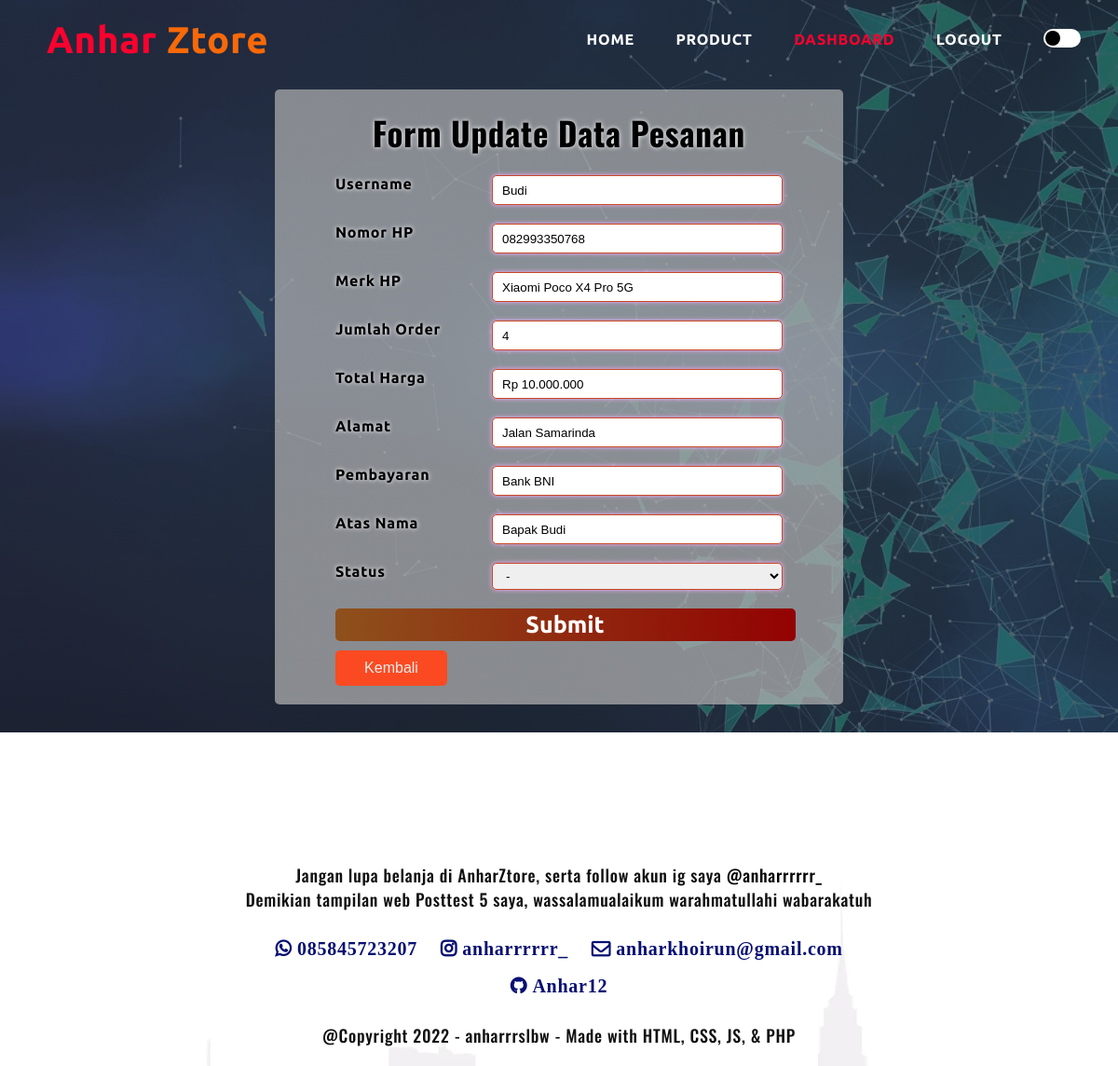
Page /pesanan/admin-edit-pesanan.php?id=6 (signed in) on the committed database.
### tables this page shows
CREATE TABLE `pesanan` (
  `id_pesanan` int(10) NOT NULL,
  `id_user` int(10) NOT NULL,
  `id_produk` int(10) NOT NULL,
  `metode_pembayaran` varchar(100) NOT NULL,
  `jumlah` int(10) NOT NULL,
  `total_harga` int(10) NOT NULL,
  `keterangan_waktu` timestamp NOT NULL DEFAULT current_timestamp() ON UPDATE current_timestamp(),
  `atas_nama` varchar(100) NOT NULL,
  `status` enum('menunggu','berhasil','gagal') NOT NULL
);

CREATE TABLE `user` (
  `id_user` int(10) NOT NULL,
  `role` enum('admin','user') NOT NULL,
  `username` varchar(100) NOT NULL,
  `password` varchar(100) NOT NULL,
  `email` varchar(100) NOT NULL,
  `no_hp` varchar(16) NOT NULL,
  `alamat` text NOT NULL
);

CREATE TABLE `produk` (
  `id_produk` int(10) NOT NULL,
  `nama` varchar(100) NOT NULL,
  `harga` int(10) NOT NULL,
  `kategori` varchar(50) NOT NULL,
  `deskripsi` text NOT NULL,
  `stock` int(10) NOT NULL,
  `keterangan` timestamp NOT NULL DEFAULT current_timestamp() ON UPDATE current_timestamp(),
  `gambar` varchar(100) NOT NULL
);

### pesanan/admin-edit-pesanan.php (the view, shortened to what this page needs)
<?php
    require '../koneksi.php';
?>
<!DOCTYPE html>
<html lang="en">
<head>
    <link rel="stylesheet" href="../style.css">
    <link rel="stylesheet" href="https://stackpath.bootstrapcdn.com/font-awesome/4.7.0/css/font-awesome.min.css">
</head>
<body>
    <div class="atas">
        <nav>
            <a href="index.html" id="logo"> Anhar <font color="#f86909"> Ztore </font> </a>
            <div class="navbar">
                <ul>
                    <li> <a href="../pengguna/admin/admin.php"> HOME </a></li>
                    <li> <a href="../produk/admin_list_barang.php"> PRODUCT </a></li>
                    <li> <a href="../pengguna/admin/kelola.php" style="color: #fa022e"> DASHBOARD </a></li>
                    <li> <a href="../logout.php"> LOGOUT </a></li>
                    <li>
                        <label>
                            <span class="check"></span>
                        </label>
                    </li>
                </ul>
            </div>
        </nav>
        <div class="form">
            <form method="post" action="">
                <h2>Form Update Data Pesanan</h2>
                <div class="order-detail">
                    <?php
                        $id = $_GET['id'];
                        $result = mysqli_query( $conn, "SELECT * FROM pesanan
                                                INNER JOIN user ON pesanan.id_user = user.id_user
                                                INNER JOIN produk ON pesanan.id_produk = produk.id_produk
                                                WHERE id_pesanan = '$id'"
                                                );
                        $pesanan = [];
                        while ($row = mysqli_fetch_array($result)) {
                            $pesanan[] = $row;
                        }
                        foreach ($pesanan as $pesan);
                    ?>
                    <div class="input">
                        <span class="detail"> Username </span>
                        <input name="nama" type="text" value="<?php echo ucwords($pesan['username']) ?>" readonly
                                style="
                                    box-shadow: 0px 0px 5px 0px rgb(255, 172, 254);
                                    border-color: rgb(198, 72, 37);">
                    </div>
                    <div class="input">
                        <span class="detail"> Nomor HP </span>
                        <input name="no_hp" type="tel" value="<?php echo $pesan['no_hp'] ?>" readonly
                                style="
                                    box-shadow: 0px 0px 5px 0px rgb(255, 172, 254);
                                    border-color: rgb(198, 72, 37);">
                    </div>
                    <div class="input">
                        <span class="detail"> Merk HP </span>
                        <input name="merk" type="text" value="<?php echo $pesan['nama'] ?>" readonly
                                style="
                                    box-shadow: 0px 0px 5px 0px rgb(255, 172, 254);
                                    border-color: rgb(198, 72, 37);">
                    </div>
                    <div class="input">
                        <span class="detail"> Jumlah Order </span>
                        <input name="jumlah" type="number" value="<?php echo $pesan['jumlah'] ?>" readonly
                                style="
                                    box-shadow: 0px 0px 5px 0px rgb(255, 172, 254);
                                    border-color: rgb(198, 72, 37);">
                    </div>
                    <div class="input">
                        <span class="detail"> Total Harga </span>
                        <input name="total" type="text" value="Rp <?php echo number_format($pesan['total_harga'], 0, '.', '.') ?>" readonly
                                style="
                                    box-shadow: 0px 0px 5px 0px rgb(255, 172, 254);
                                    border-color: rgb(198, 72, 37);">
                    </div>
                    <div class="input">
                        <span class="detail"> Alamat </span>
                        <input name="alamat" type="text" value="<?php echo $pesan['alamat'] ?>" readonly
                                style="
                                    box-shadow: 0px 0px 5px 0px rgb(255, 172, 254);
                                    border-color: rgb(198, 72, 37);">
                    </div>
                    <div class="input">
                        <span class="detail">Pembayaran </span>
                        <input name="pembayaran" type="text" value="<?php echo $pesan['metode_pembayaran'] ?>" readonly
                                style="
                                    box-shadow: 0px 0px 5px 0px rgb(255, 172, 254);
                                    border-color: rgb(198, 72, 37);">
                    </div>
                    <div class="input">
                        <span class="detail">Atas Nama </span>
                        <input name="atas_nama" type="text" value="<?php echo $pesan['atas_nama'] ?>" readonly
                                style="
                                    box-shadow: 0px 0px 5px 0px rgb(255, 172, 254);
                                    border-color: rgb(198, 72, 37);">
                    </div>
                    <div class="input">
                        <span class="detail">Status </span>
                        <select name="status" id="">
                            <option value="">-</option>
                        </select>
                    </div>
                    <div class="submitButton">
                        <input type="submit" value="Submit" name="tambah">
                    </div>
                    <div class="kelola">
                        <button><a href="../pengguna/admin/kelola-pesanan.php">Kembali</a> </button>
                    </div>
                </div>
            </form>
        </div>
    </div>
    <div class="bawah">
        <footer>
            <div class="footer">
                <p>
                    Jangan lupa belanja di AnharZtore, serta follow akun ig saya <a href="https://www.instagram.com/anharrrrrr_/" id="ig"> @anharrrrrr_ </a>
                    <br>
                    Demikian tampilan web Posttest 5 saya, wassalamualaikum warahmatullahi wabarakatuh
                </p>
            </div>
            <div id="kontak">
                <i class="fa fa-whatsapp"> 085845723207 </i>
                <i class="fa fa-instagram"> anharrrrrr_ </i>
                <i class="fa fa-envelope-o"> anharkhoirun@gmail.com </i>
                <i class="fa fa-github"> Anhar12 </i>
            </div>
            <p> @Copyright 2022 - anharrrslbw - Made with HTML, CSS, JS, & PHP </p>
        </footer>
    </div>
</body>
</html>

### style.css (style rules this page uses)
* { margin: 0; padding: 0; scroll-behavior: smooth; }
:root { --Atas-color: linear-gradient(rgba(30, 34, 51, 0.7),rgba(30, 34, 51, 0.7)), url(assets/bg.jpg); --Bawah-color: url(img/bg2.jpg); --h1produk-color: rgb(8, 8, 53); --h1produk-shadow: 1px 1px 3px red; --pproduk-color: rgb(85, 81, 81); --kolom-color: #dafaf8; --kolom-shadow: rgb(108, 108, 108); --kolom-hover: rgb(55, 82, 255); --h1review-color: rgb(8, 8, 53); --kolomreview-color: #e9f9f7; --preview-color: black; --fareview-color: rgb(6, 15, 114); --form-color:linear-gradient(rgba(180,180,180,0.6871790952709209) 0%, rgba(180,180,180,0.7123891793045343)); --tampil-color: linear-gradient(rgba(17,100,98,1) 0%, rgba(15,13,106,1) 100%); --form-shadow: 0px 0px 5px white; }
body { letter-spacing: 0.75px; font-size: 16px; font-weight: 500; }
.check:before, .check:after { border-radius: 50%; content: ''; position: absolute; top: 2px; transition: transform 0.5s ease; height: 16px; width: 16px; }
.check:before { background-color: #000; left: 2px; }
.check { background-color: #fff; border-radius: 20px; cursor: pointer; display: block; height: 20px; overflow: hidden; position: relative; transition: background-color 0.5s ease-in; box-shadow: 0.5s ease-in; width: 40px; }
.atas { min-height: 650px; height: auto; width: 100%; background-image: var(--Atas-color); background-position: center; background-size: cover; position: static; font-family: 'Ubuntu', sans-serif; text-align: center; margin: auto; z-index: 1; padding-bottom: 30px; }
nav { padding-top: 20px; padding-bottom: 20px; display: flex; padding-left: 50px; justify-content: space-between; align-items: center; }
#logo { color: rgb(248, 240, 227); font-size: 40px; text-decoration: none; font-weight: 700; }
.navbar { float: right; }
.navbar ul li { list-style: none; display: inline-block; padding-right: 40px; position: static; }
.navbar ul li a { font-weight: 600; color: white; text-decoration: none; font-family: 'Ubuntu', sans-serif; font-size: 16px; }
.navbar ul li::after { content: ''; width: 0%; height: 2px; background: rgb(182, 7, 7); display: flex; margin: auto; transition: 0.3s; }
footer { padding-top: 50px; text-align: center; }
footer p { color: var(--preview-color); font-family: 'Oswald', sans-serif; font-size: 18px; font-weight: 500; padding-bottom: 20px; padding-top: 20px; color: #101010; }
#ig { text-decoration: none; color: var(--preview-color); }
footer .fa { color: var(--fareview-color); font-size: 20px; padding: 10px; font-weight: bold; }
#kontak { margin: auto; width: 60%; border-radius: 10px; }
.bawah { padding-top: 70px; background: var(--Bawah-color); background-size: cover; width: 100%; }
.form { text-shadow: var(--form-shadow); display: flex; justify-content: center; align-items: center; background: var(--form-color); max-width: 550px; max-height: 700px; width: 100%; margin: auto; margin-top: 10px; padding: 20px 30px; border-radius: 5px; color: var(--preview-color); font-weight: 600; }
.form h2 { font-size: 35px; margin-bottom: 10px; font-family: 'Oswald', sans-serif; }
.input { font-family: 'Ubuntu'; display: flex; justify-content: space-between; width: 480px; margin: 20px; }
.input input { border-radius: 5px; border: 1px solid rgb(160, 160, 160); box-shadow: 0px 0px 5px 0px rgb(160, 160, 160); height: 30px; outline: none; width: 300px; padding-left: 10px; }
.input select { cursor: pointer; outline: none; border: 1px solid rgb(160, 160, 160); box-shadow: 0px 0px 5px 0px rgb(160, 160, 160); border-radius: 5px; height: 29px; width: 312px; padding-left: 10px; }
.input select:focus, .input select:valid { box-shadow: 0px 0px 5px 0px rgb(255, 172, 254); border-color: rgb(198, 72, 37); }
.submitButton input { cursor: pointer; border-radius: 5px; border: none; margin-left: 13px; color: white; height: 35px; width: 95%; font-weight: 700; font-family: 'ubuntu'; font-size: 25px; background: linear-gradient(90deg, rgba(142,81,28,1) 0%, rgba(147,2,2,1) 100%); }
.kelola button { margin-top: 10px; margin-left: 20px; width: 120px; padding-top: 10px; border-radius: 5px; padding-bottom: 10px; background: #fb4a22; float: left; border: none; outline: none; }
.kelola button a { text-decoration: none; font-size: 16px; color: #eeeeee; }

### rows in the picture
pesanan: nama "Budi", no_hp "082993350768", merk "Xiaomi Poco X4 Pro 5G", jumlah "4", total "Rp 10.000.000", alamat "Jalan Samarinda", pembayaran "Bank BNI", atas_nama "Bapak Budi"
